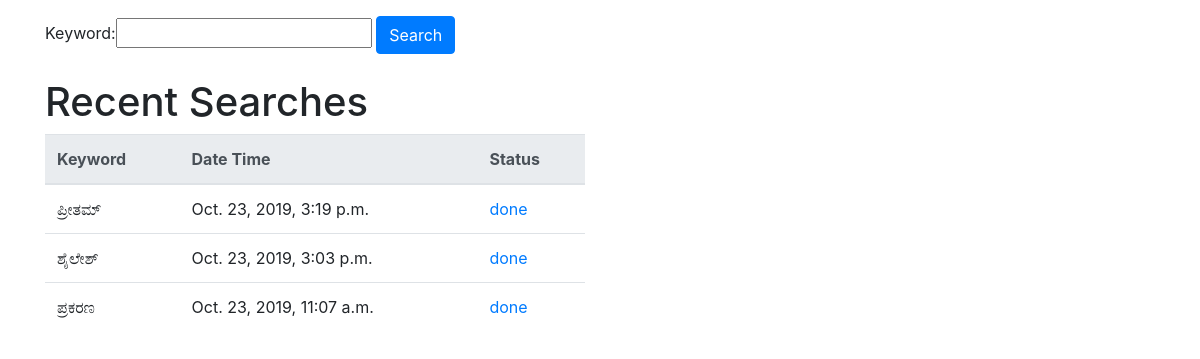
Before: / with the older database file.
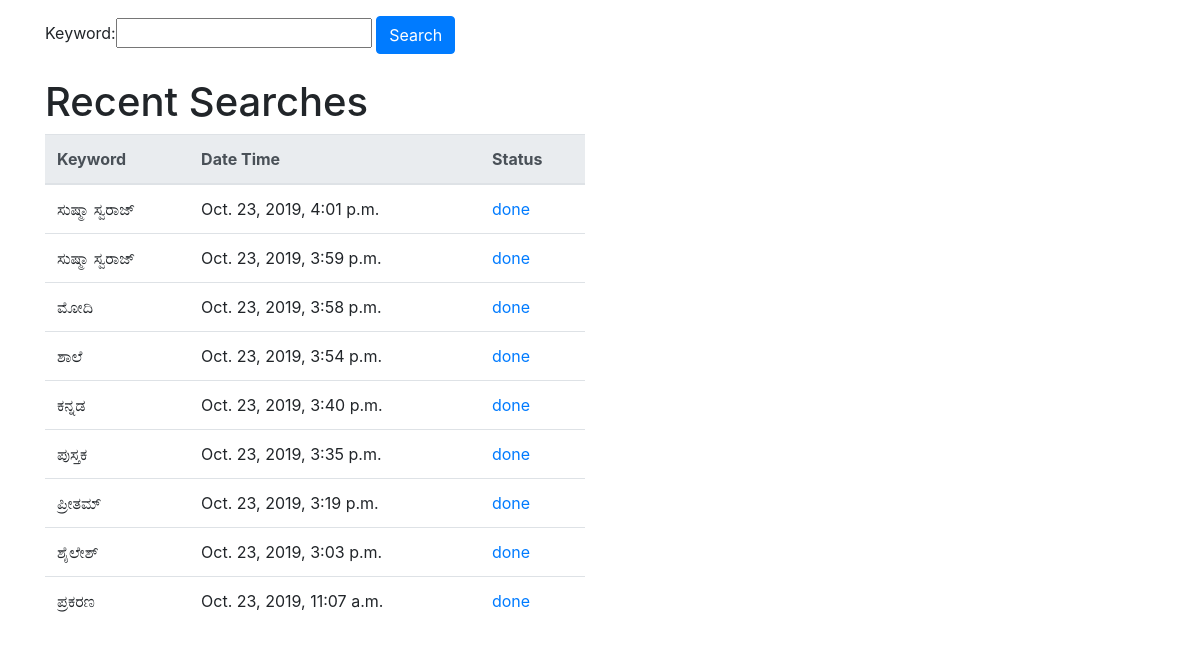
After: the same page with the newer database file.
### main/models.py (models this page shows, shortened)
class EntryItem(models.Model):
    unique_id = models.CharField(primary_key = True, max_length=100)
    task_id = models.CharField(max_length=100)
    keyword = models.CharField(max_length=40)
    status = models.CharField(max_length=10)
    date = models.DateTimeField(default = timezone.now)
    class Meta:
        ordering = ["-date"]

### main/views.py (the view, shortened to what this page needs)
# urls.py: path("", views.CreateEntry, name="create"),
def CreateEntry(request):
    form = EntryItemForm(request.POST or None)
    objects = EntryItem.objects.all()
    return render(request, 'main/index.html', {'objects': objects, 'form': form})

### main/forms.py
class EntryItemForm(ModelForm):
    class Meta:
        model = EntryItem
        fields = ("keyword",)

### main/templates/main/index.html (shortened to what this page needs)
<!DOCTYPE html>
<html>
<head>
    <link rel="stylesheet" href="https://stackpath.bootstrapcdn.com/bootstrap/4.3.1/css/bootstrap.min.css">
</head>
<body>
    <div class = 'container pt-3'>
        <div class = 'row'>
            <div class="col-6">
                <form method="POST">
                    {{ form }}
                    <input type="submit" class="btn btn-primary" value="Search">
                </form>
            </div>
        </div>
        <div class="row">
        <div class="col-6 pt-4">
            <h1>Recent Searches</h1>
            <table class='table align-items-center table-flush'>
                <thead class='thead-light'>
                    <tr>
                        <th>Keyword</th>
                        <th>Date Time</th>
                        <th>Status</th>
                    </tr>
                </thead>
                <tbody>
                    {% for item in objects.all %}
                    <tr>
                        <td>{{ item.keyword }}</td>
                        <td>{{ item.date }}</td>
                        {% if item.status == "done" %}
                            <td><a href="{% url 'main:list' pk=item.unique_id %}">{{ item.status }}</a></td>
                        {% else %}
                            <td>{{ item.status }}</td>
                        {% endif %}
                    </tr>
                    {% endfor %}
                </tbody>
            </table>
        </div>
    </div>
</body>
</html>

Changed rows visible on the page:
added EntryItem: keyword "ಸುಷ್ಮಾ ಸ್ವರಾಜ್", date "Oct. 23, 2019, 4:01 p.m.", status "done"
added EntryItem: keyword "ಸುಷ್ಮಾ ಸ್ವರಾಜ್", date "Oct. 23, 2019, 3:59 p.m.", status "done"
added EntryItem: keyword "ಮೋದಿ", date "Oct. 23, 2019, 3:58 p.m.", status "done"
added EntryItem: keyword "ಶಾಲೆ", date "Oct. 23, 2019, 3:54 p.m.", status "done"
added EntryItem: keyword "ಕನ್ನಡ", date "Oct. 23, 2019, 3:40 p.m.", status "done"
added EntryItem: keyword "ಪುಸ್ತಕ", date "Oct. 23, 2019, 3:35 p.m.", status "done"
